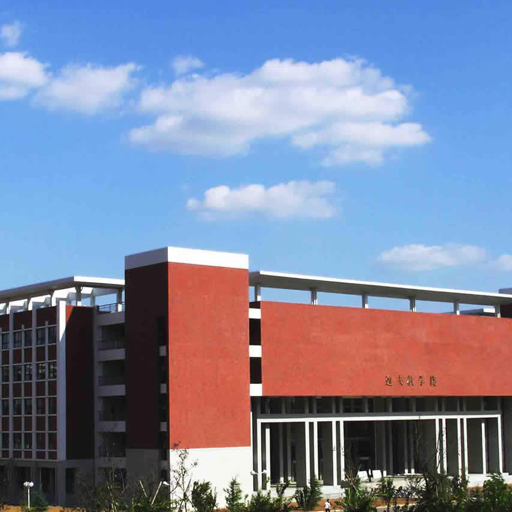
%> input picture Images/yifulou512.bmp, 512 x 512 px
$ octave --eval "directSmoothPyramidTest;"   (GNU Octave 9; MATLAB toolbox functions it lacks are replaced by stand-ins)
%> lines starting %> are read from the running program, lines starting %| are printed output that depends on the picture
### Attacks/directSmoothPyramid.m
function [attackedImg, Dx, Dy, DxFinal, DyFinal] = ...
    directSmoothPyramid(imageIn, level, window, debug)
% Use multiscale representation (image pyramid) to design diretcional smoothing
% of displacement field
% <inputs>
%   imageIn: input image (can be color image)
%   level: level of the pyramid, can be 0,1,2,3,4,5,6,7
%   window: size of window used in C-LPCD
%   debug: if debug == 1, then display figures.
%
% <outputs>
%   attackedImg: attacked image
%   DxFinal: smoothed field, same size as input/output image
%   DyFinal: smoothed field, same size as input/output image
%
% <History>
%   Bin Yan, yanbinhit@hotmail.com, 2013.9.8

levelNum = level;

% Deal with color image.
if size(imageIn,3)>1
    imageInGray = double(rgb2gray(imageIn));
    imageInColor = imageIn;
else
    imageInGray = double(imageIn);
end

%Construct image pyramid
imgPyramid = genLowResolutionImg(imageInGray,levelNum , [5 5], 1.6);

% Design the displacement field on the top layer
[OrientMap, Coherence] = BlkSVDOrientDense(imgPyramid(levelNum+1).img, 1, debug);
[attackedImageNoSmooth, Dx, Dy, DxLow, DyLow] ...
    = CLPCD_outputField(num2str(window),num2str(level),imageInGray, debug);

% [13 lines of commented-out code are left out]

[DxLowHat, DyLowHat] = SmoothField(DxLow, DyLow, OrientMap, Coherence); % 平滑偏移场

if debug == 1
    figure;
    imagesc(imgPyramid(levelNum+1).img); colormap(gray); hold on;
    quiver(1:size(DxLowHat,2), 1:size(DxLowHat,1), DxLowHat, DyLowHat);
end

DxHat{levelNum+1}.img = DxLowHat; % 用两个原胞数组存储偏移场金字塔
DyHat{levelNum+1}.img = DyLowHat;

% Design the lower layer of the displacement field from the upper layers
for iLayer = (levelNum-1) : -1 : 0
    [OrientMapParent, CoherenceParent] ...
        = BlkSVDOrientDense(imgPyramid(iLayer+2).img, 1, debug);
    [OrientMapCurrent, CoherenceCurrent] ...
        = BlkSVDOrientDense(imgPyramid(iLayer+1).img, 1, debug);
    [nRowsCurrent, nColsCurrent] = size(OrientMapCurrent);
    DxCurrent = imresize(DxHat{iLayer+2}.img,[nRowsCurrent, nColsCurrent],'bilinear');
    DyCurrent = imresize(DyHat{iLayer+2}.img,[nRowsCurrent, nColsCurrent],'bilinear');
    CoherenceMapP = imresize(CoherenceParent,[nRowsCurrent, nColsCurrent],'bilinear');

    % show the displacement inherited from the parents layer
    if debug == 1
        figure;imagesc(imgPyramid(iLayer+1).img); colormap(gray); hold on;
        quiver(1:size(DxCurrent,2),1:size(DyCurrent,1),...
            DxCurrent, DyCurrent);
        title('displacement field');
    end

    [DxHat{iLayer+1}.img, DyHat{iLayer+1}.img] = ...
        SmoothField(DxCurrent, DyCurrent, OrientMapCurrent, CoherenceCurrent); % 平滑偏移场
%     for iter = 1:(7-iLayer)*2
%         if debug ==1
%             ['layer=', num2str(iLayer), ', iter=', num2str(iter)]
%         end
%         [DxHat{iLayer+1}.img, DyHat{iLayer+1}.img] = ...
%             SmoothField(DxHat{iLayer+1}.img, DyHat{iLayer+1}.img, OrientMapCurrent, CoherenceCurrent);
%     end

    % %Compare the coherence of the adjancent layers, and filter the current layer
    % % only when the coherence of the current layer is higher.
    % [DxHat{iLayer+1}.img, DyHat{iLayer+1}.img] = ...
    %     SmoothFieldLayers(DxCurrent, DyCurrent, ...
    %     OrientMapCurrent, CoherenceCurrent,...
    %     CoherenceMapP);
    % for iter = 1:(9-iLayer)*2
    %     ['layer=', num2str(iLayer), ', iter=', num2str(iter)]
    %     [DxHat{iLayer+1}.img, DyHat{iLayer+1}.img] = ...
    %         SmoothFieldLayers(DxHat{iLayer+1}.img, DyHat{iLayer+1}.img, ...
    %         OrientMapCurrent, CoherenceCurrent, CoherenceMapP);
    % end

end
DxFinal = DxHat{1}.img ;
DyFinal = DyHat{1}.img ;

% Show the final displacement field
if debug
    figure;imagesc(imgPyramid(1).img); colormap(gray); hold on;
    quiver(1:size(DxHat{1}.img,2),1:size(DyHat{1}.img,1),...
        DxHat{1}.img, DyHat{1}.img);
    title('Displacement field after the multiscale smoothing');
end


% Apply the displacement field to image
if size(imageIn,3)>1
    for ii = 1:3
        attackedImg(:,:,ii) = DistortImg(imageInColor(:,:,ii), DxHat{1}.img, DyHat{1}.img);
    end
else
    attackedImg = DistortImg(imageInGray, DxHat{1}.img, DyHat{1}.img);
end

if debug
    if size(imageIn,3)>1
    figure;
    Dmax = ceil(max([max(DxFinal(:)), max(DyFinal(:))])); %determing cropping parameters
    for kk = 1:10
        idxX = Dmax:size(imageInColor,1)-Dmax;
        idxY = Dmax:size(imageInColor,2)-Dmax;
        imshow(imageInColor(idxX,idxY,:)); title('original image');drawnow; pause(1);
        imshow(attackedImg(idxX,idxY,:)); title('attacked image');drawnow; pause(1);
    end
    end
end


end % end of main function


% subroutine
%====================================================================
% generate low resolution image
%===================================================================
function imgOut = genLowResolutionImg(imgIn, level,sizeMask, sigma )
% Note: for output, the level starts from 1 ( 1 == original resolution)
filterMask = fspecial('gaussian',sizeMask,sigma);
for i = 0:level
    if i == 0
        imgOut(1).img = imgIn;
    else
        imgTemp =  imfilter(imgOut(i).img, filterMask,'symmetric', 'conv');
        [rows, cols] = size(imgTemp);
        imgOut(i+1).img = imgTemp(1:2:rows, 1:2:cols);
    end
end
end

### Attacks/BlkSVDOrientDense.m
function [Orient, Coherence] = BlkSVDOrientDense(A,sz,option)
%=========================================================================
% Similar to BlkSVDOrient, but the estimated orientation field is dense.
% i.e. the size of the field is the same as the size of the image.
%=========================================================================

BlkSize=sz;
[nRows, nCols] = size(A);
Orient = zeros(nRows, nCols);
Coherence = zeros(nRows, nCols);

% calculate the gradient map
[fx,fy]=gradient(A);
G=complex(fx,fy);

% Load the SVD method by blocks
% Orient=nlfilter(G,[BlkSize,BlkSize],'SVD_Orientation');
%%原来的程序不能输出两个参数

if option
    h = waitbar(0,'calculating local orientation');
end;
for i = sz+1 : nRows-sz
    for j = sz+1 : nCols-sz
        [Orient(i,j), c] = SVD_Orientation(G(i-sz+1:i+sz, j-sz+1:j+sz));
        if c(1)< eps || c(2)<eps
            Coherence(i,j) = 0;
        else
            Coherence(i,j) = abs((c(1)-c(2))/(c(1)+c(2)));
            %Coherence(i,j) = c(1) - c(2); %如果用此coherence则产生各向异性高斯核部分
                                           % 必须修改。那里必须用归一化后的coherence
        end

    end
    if option
        waitbar(i/nRows,h);
    end
end
if option
    close(h);
end

% show the estimation result
if option == 1
    OrientSmp = Orient(1:BlkSize:size(Orient,1), 1:BlkSize:size(Orient,2));
    CoherenceSmp = Coherence(1:BlkSize:size(Orient,1), 1:BlkSize:size(Orient,2));
    ShowOrientationCoherence(OrientSmp,CoherenceSmp, A);
    title('Orientation Map (vector length is modulated by coherence)');
end

### Attacks/ShowOrientationCoherence.m

function ShowOrientationCoherence(Orient,Coherence, image)
% Show orientation result, where the length of the orientation vector is
% weighted by coherence. So that for more coherent region, we use arrow
% with larger length (norm), while for less coherent region, we use arrows
% with smaller length.
%
% <Note>
% This code is modified from the code ShowOrientation.m as used in
% Xiao-Guang Feng. Analysis and Approaches to Image Local Orientation
% Estimation. Master Thesis, 2003, University of California.
%
% <History>
% Bin Yan, 2013. 5.25. Created.

figure;
imagesc(image);
colormap(gray);
axis image;
axis off;
hold on;
step1=size(image,1)/size(Orient,1);
step2=size(image,2)/size(Orient,2);
[x,y]=meshgrid(step1/2:step1:size(image,2),...
    step2/2:step2:size(image,1));
u=real(Orient)./abs(Orient);
v=-imag(Orient)./abs(Orient);
u = u.* Coherence;
v = v.* Coherence;
h=quiver(x,y,v,u);
set(h,'color','red');


### Attacks/CLPCD_outputField.m
%%%%%%%%%%%%%%%%%%%%%%%%%%%%%%%%%%%%%%%%%%%%%%%%%%%%%%%%%%%%%%%%%%%%%%%%%%%
% CLPCD attack
% Author: Angela D'Angelo
%
% INPUT arguments: window = size of the searching window
%                  level  = level of resolution
%                  image  = original image
%
% If you use this code for your research please cite:
%
% "Expanding the class of watermark de-synchronization attacks "
% M. Barni, A. D'Angelo, N. Merhav
% ACM Multimedia and Security Workshop, Dallas (USA),  September 20-21 2007
%%%%%%%%%%%%%%%%%%%%%%%%%%%%%%%%%%%%%%%%%%%%%%%%%%%%%%%%%%%%%%%%%%%%%%%%%%%
% Modification£º output also the displacement field
% Dx: displacement field in x direction
% Dy: displacement field in y direction
% image is now an image matrix instead of an image file.
% also accept and output color image now
% Bin Yan, yanbinhit@hotmail.com 2013
%==========================================================================

function  [attacked_image, Total_row, Total_column, dxLow, dyLow]...
    = CLPCD_outputField(window,level,image, debug)

% level of resolution
L=str2double(level);

% size of the searching window
N=str2double(window);

% read image to which apply the distortion
if size(image,3)>1
    im = double(rgb2gray(image));
else
    im = double(image);
end

dim_orig=size(im);

new=imresize(im,1/(2^L));
dim=size(new);

% generate displacement field at level of resolution L
matrix_row=zeros(dim(1,1),dim(1,2));
matrix_column=zeros(dim(1,1),dim(1,2));

for i= 1 : dim(1,1)
    for j= 1 : dim(1,2)
        % on the border a plain LPCD is applied
        if (i<floor(N/2)+1)|| (j<floor(N/2)+1)
            max_size=min(i,j)-1;
            W=(max_size*2)+1;
            perm=randperm(W^2);
            ind=perm(1,1);
            riga=ceil(ind/W);
            colonna=ind-((riga-1)*W);
            sx=-(floor(W/2)+1)+ riga;
            sy=-(floor(W/2)+1)+ colonna;
        elseif (i>dim(1,1)-floor(N/2))|| (j>dim(1,1)-floor(N/2))
            W=(max_size*2)+1;
            perm=randperm(W^2);
            ind=perm(1,1);
            riga=ceil(ind/W);
            colonna=ind-((riga-1)*W);
            sx=-(floor(W/2)+1)+ riga;
            sy=-(floor(W/2)+1)+ colonna;
        else
            % C-LPCD: the displacement of each pixel depend on the displace
            % ment of its previous pixel
            Ix=[max(-floor(N/2),matrix_row(i,j-1)-1):floor(N/2)];
            p=zeros(1,length(Ix));
            p(1,2:end)=1/((2*floor(N/2))+1);
            p(1,1)=1 - (1/((2*floor(N/2))+1))*(length(Ix)-1);
            perm=rando(p);
            sx=Ix(1,perm);

            Iy=[max(-floor(N/2),matrix_column(i-1,j)-1):floor(N/2)];
            p=zeros(1,length(Iy));
            p(1,2:end)=1/((2*floor(N/2))+1);
            p(1,1)=1 - (1/((2*floor(N/2))+1))*(length(Iy)-1);
            perm=rando(p);
            sy=Iy(1,perm);
        end
        matrix_row(i,j)=sx;
        matrix_column(i,j)=sy;
    end
end

% resize of the displacemnt filed
Total_row = (imresize(matrix_row,(2^L),'bilinear'));
Total_column = (imresize(matrix_column,(2^L),'bilinear'));
dxLow = matrix_row;
dyLow = matrix_column;

% displacement field applied to the image
row=zeros(dim_orig(1,1),dim_orig(1,2));
column=zeros(dim_orig(1,1),dim_orig(1,2));
for l=1:dim_orig(1)
    for m=1:dim_orig(2)
        row(l,m)=m + Total_row(l,m);
        column(l,m)=l + Total_column(l,m);
    end
end

if size(image,3)>1  % color image
    for kk = 1:3
        att(:,:,kk) = interp2(double(image(:,:,kk)),row,column,'bilinear');
    end
else  % graylevel image
    att=interp2(double(im),row,column,'bilinear');
end
attacked_image=uint8(att);

if debug == 1
    % show images
    figure;
    diff=uint8(image)-attacked_image;
    subplot(2,2,1),imshow(uint8(image)),title('Original image');
    subplot(2,2,2),imshow(attacked_image),title('Attacked image');
    subplot(2,2,3:4),imshow(diff),title('Differences');
end

end % end of function


### Attacks/SmoothField.m
function [DxHat, DyHat] = SmoothField(Dx, Dy, OrientMap, Coherence)
%===========================================================================
% Smooth the displacement field according to the orientation map. Smooth
% only the component along the edge direction ( the max eigenvalue
% direction )
%
% <inputs>
%   Dx: Displacement field along the x direction (horizontal or first dim)
%   Dy: Displacement field along the y direction (vertical or second dim)
%   OrientMap: Orientation map obtained from the input image，
%       以方向向量表示，每个像素上的方向向量用一个复数表示，实部表示x分量，
%       虚部表示y分量。
%       指向灰度变化最大的方向（边缘方向）
%   Coherence: a quantity between 0 and 1, with 1 indicating coherence
%           local structure, ex. simple neighbourhood
%
% <outputs>
%   DxHat: Smoothed displacement field along the x direction
%   DyHat: Smoothed displacement field along the y direction
%
% <author>
%   Bin Yan. 2013.4.4
%==========================================================================

% Important parameters
sigma = 2;   % sigma used in Gaussian filter kernel
sizeWin = 7; % should be an odd number, ex: 3, 5, 7, 9.
halfSizeWin = floor(sizeWin/2);

% check if the size of Dx, Dy and OrientMap are the same
% omitted for the moment

[nRows, nCols] = size(Dx);
% DxHat = zeros(nRows, nCols);
% DyHat = zeros(nRows, nCols);
% filterMask =  fspecial('gaussian', sizeWin, sigma);  % 各向同性高斯滤波器核
Dx = padarray(Dx, [halfSizeWin halfSizeWin], 'replicate', 'both');
Dy = padarray(Dy, [halfSizeWin halfSizeWin], 'replicate', 'both');
DxHat = zeros(size(Dx));
DyHat = zeros(size(Dy));

for i = (halfSizeWin+1) : (nRows+halfSizeWin)
    for j = (halfSizeWin+1) : (nCols + halfSizeWin)
        % 如果Dx， Dy方向都没有位移，则不必平滑，设为零
        if (abs(Dx(i,j)) < eps) &  (abs(Dy(i,j)) < eps)
            DxHat(i,j) = 0;
            DyHat(i,j) = 0;
        end

        % 以窗口中心(i,j)的局部方向为坐标轴，的将窗口内的位移矢量场沿两个方向
        % 分解，平滑沿边缘方向的分量

        % 取一个小窗口内的位移场。
        dxPatch = zeros(sizeWin, sizeWin);
        dyPatch = zeros(sizeWin, sizeWin);
        for k = -halfSizeWin: halfSizeWin
            for l = -halfSizeWin: halfSizeWin
                dxPatch(k+halfSizeWin+1, l+halfSizeWin+1) = Dx(i+k, j+l);
                dyPatch(k+halfSizeWin+1, l+halfSizeWin+1) = Dy(i+k, j+l);
            end
        end
        ip = i - halfSizeWin;
        jp = j - halfSizeWin;
        % 方向平滑
        filterMask = genAnisotropicGaussMask(sizeWin, sigma, ...
                                             OrientMap(ip,jp), Coherence(ip,jp));
                                                      % 产生各向异性高斯核
        [DxHat(i,j), DyHat(i,j)] = ...
            averageVecFieldDirection(dxPatch, dyPatch, OrientMap(ip,jp), ...
                                        Coherence(ip,jp), filterMask);

    end
end
DxHat = DxHat((halfSizeWin+1) : (nRows+halfSizeWin), (halfSizeWin+1) : (nCols + halfSizeWin));
DyHat = DyHat((halfSizeWin+1) : (nRows+halfSizeWin), (halfSizeWin+1) : (nCols + halfSizeWin));
end

%======================================================================
% 子程序：产生各向异性高斯核
%======================================================================
% [24 lines left out: function genAnisotropicGaussMask, not called in this run]

### Attacks/directSmoothPyramidTest.m
function directSmoothPyramidTest()
close all; clear;
% change working directory
prevDir = pwd;
[dir, dummy, dummy2] = fileparts(mfilename('fullpath'));
cd(dir);

%imageFileIn = 'zhonglou512.bmp';
imageFileIn = 'yifulou512.bmp';
imageIn = imread(imageFileIn);
%> imageIn is the input picture: size 512x512x3 uint8; mean R, G, B 126.2, 135.1, 162
figure; imshow(imageIn,[]);  title('original image');drawnow;

%imageFileIn =  'zhonglou512gray.bmp';
%imageFileIn = 'VerticalStripes.jpg';
% imageFileIn = 'yifulou512gray.bmp'
debug = 1;
window = 9;
level = 5;
[attackedImg, Dx, Dy, DxFinal, DyFinal] = ...
    directSmoothPyramid(imageIn, level, window, debug);
%> after the loop in genLowResolutionImg, `for i = 0:level`:
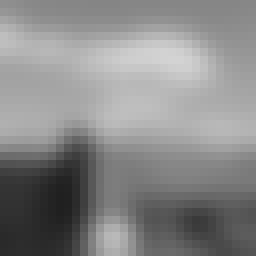
%> imgTemp: size 32x32 double (shown 8 times larger); min 32.45, max 211.8, mean 136.3
%> after the loop in genLowResolutionImg, `for i = 0:level`: imgOut = 6 items
%> in BlkSVDOrientDense, `[nRows, nCols] = size(A);`: nRows = 16
%> the loop in BlkSVDOrientDense, `for i = sz+1 : nRows-sz` made 14 passes
%> in ShowOrientationCoherence, `step1=size(image,1)/size(Orient,1);`: step1 = 1
%> after the loop in CLPCD_outputField, `for l=1:dim_orig(1)`:
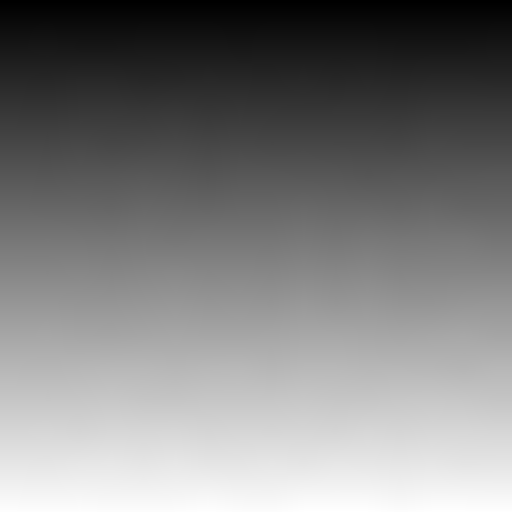
%> column: size 512x512 double; min 1, max 515, mean 256.8; drawn with min black and max white
%> after the loop in CLPCD_outputField, `for l=1:dim_orig(1)`:
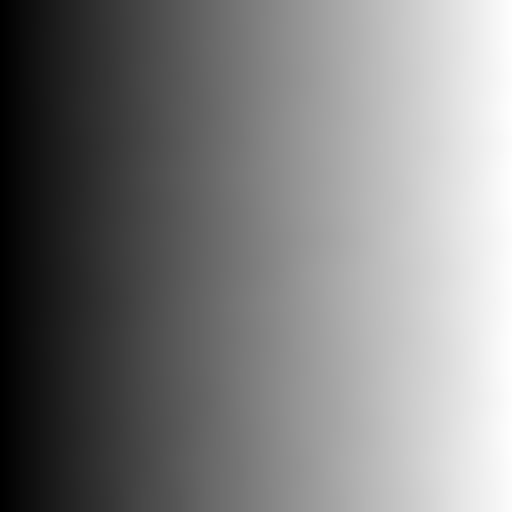
%> row: size 512x512 double; min 1, max 515, mean 256.9; drawn with min black and max white
%> in directSmoothPyramid, `[attackedImageNoSmooth, Dx, Dy, DxLow, DyLow] = CLPCD_outputField(num2..`:
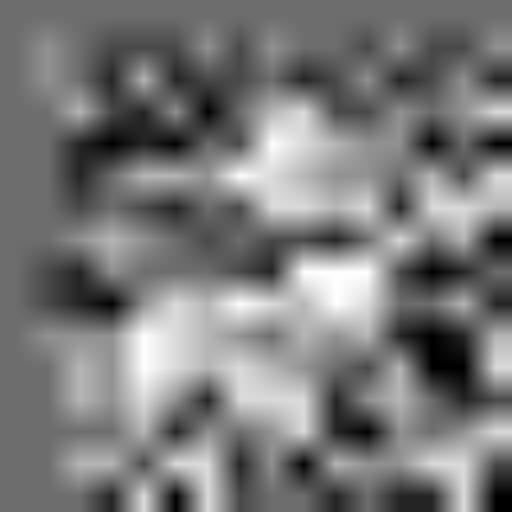
%> Dx: size 512x512 double; min -3, max 4, mean 0.352; drawn with min black and max white
%> in directSmoothPyramid, `[attackedImageNoSmooth, Dx, Dy, DxLow, DyLow] = CLPCD_outputField(num2..`:
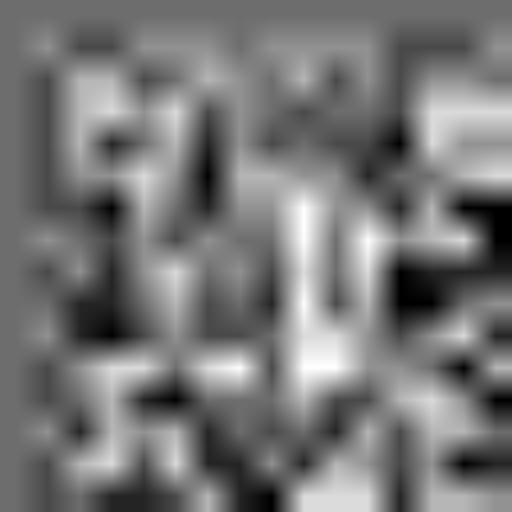
%> Dy: size 512x512 double; min -3, max 3.98, mean 0.266; drawn with min black and max white
%> after the loop in SmoothField, `for i = (halfSizeWin+1) : (nRows+halfSizeWin)`:
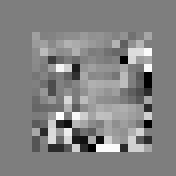
%> DyHat: size 22x22 double (shown 8 times larger); min -3.03, max 3.09, mean 0.14; drawn with min black and max white
%> after the loop in SmoothField, `for i = (halfSizeWin+1) : (nRows+halfSizeWin)`: dxPatch = [2 0 -2 -1 -1 -1 -1; 1 0 1 3 3 3 3; 1 3 3 -1 -1 -1 -1; -2 -2 3 -3 -3 -3 -3; -2 -2 3 -3 -3 -3 -3; -2 -2 3 -3 -3 -3 -3; -2 -2 3 -3 -3 -3 -3]; dyPatch = [2 3 1 -3 -3 -3 -3; -1 2 2 0 0 0 0; -1 1 -3 -2 -2 -2 -2; -2 2 2 1 1 1 1; -2 2 2 1 1 1 1; -2 2 2 1 1 1 1; -2 2 2 1 1 1 1]
figure; imshow(attackedImg,[]);title('attacked image'); drawnow;

save('displacementFieldPyramid.mat', 'Dx', 'Dy', 'DxFinal', 'DyFinal');

% Gabor metric
 Gabor_metric(imageFileIn, Dx, Dy, 1)
 Gabor_metric(imageFileIn, DxFinal, DyFinal, 1)
%> (the run ends here)
